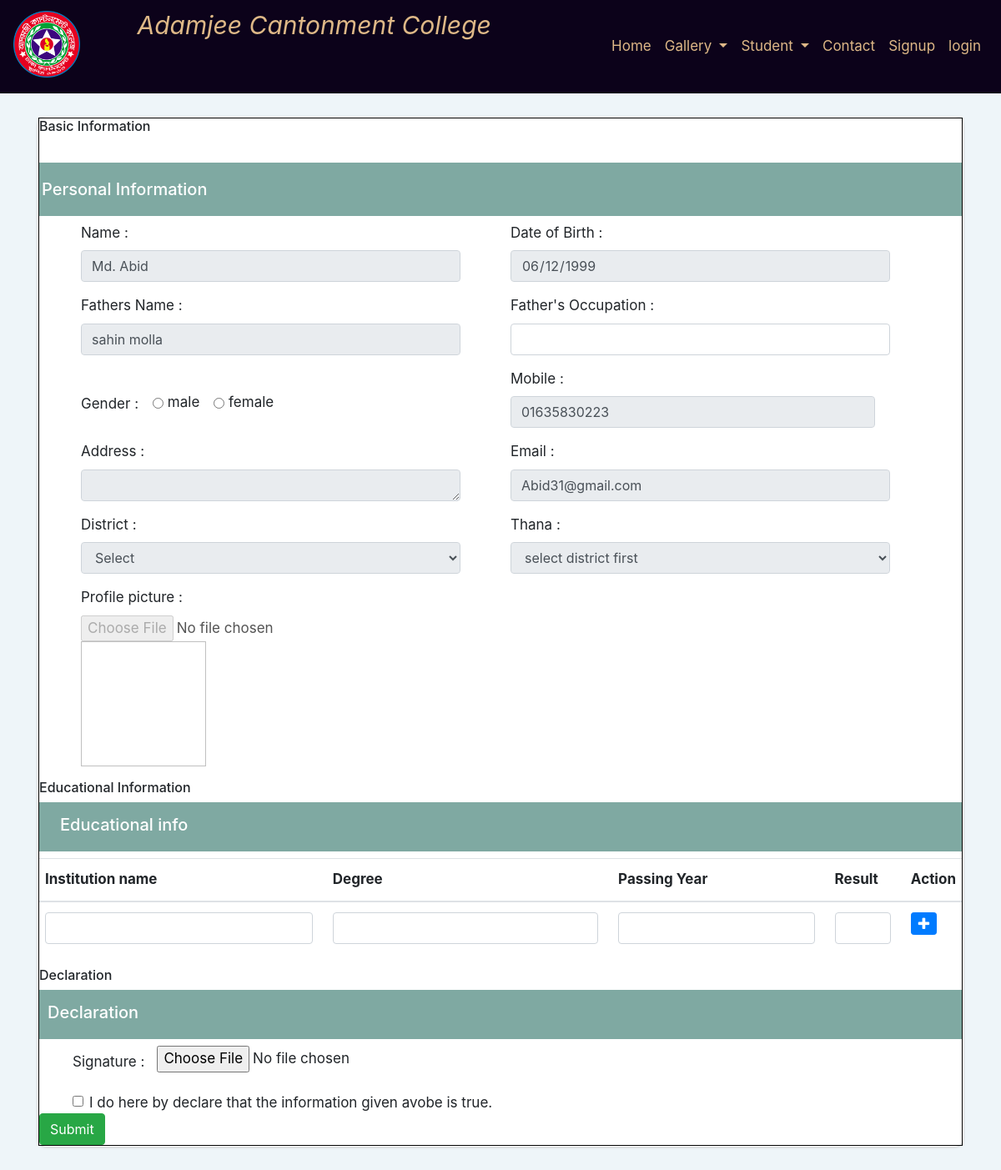
The app's page /link.php?id=144 with its own data.
### tables this page shows
CREATE TABLE `student_apps` (
  `id` int(11) NOT NULL,
  `name` varchar(20) DEFAULT NULL,
  `date_of_birth` date DEFAULT NULL,
  `fathers_name` varchar(20) DEFAULT NULL,
  `fathers_occupation` varchar(20) DEFAULT NULL,
  `gender` enum('Male','Female','Other','Not defined') DEFAULT 'Not defined',
  `mobile` varchar(20) DEFAULT NULL,
  `address` varchar(20) DEFAULT NULL,
  `profile_pic` varchar(255) DEFAULT NULL,
  `district` int(11) NOT NULL DEFAULT 0,
  `thana` int(11) NOT NULL DEFAULT 0,
  `email` varchar(100) NOT NULL,
  `accept_terms` tinyint(2) NOT NULL DEFAULT 0 COMMENT '1 = agree, 0 = disagree',
  `status` tinyint(4) NOT NULL DEFAULT 1 COMMENT '1 = active, 0 = inactive',
  `created_by` int(11) DEFAULT NULL,
  `created_at` datetime DEFAULT NULL,
  `updated_at` datetime DEFAULT NULL,
  `updated_by` int(11) DEFAULT NULL,
  `signature` varchar(255) DEFAULT NULL
);

### link.php (the view, shortened to what this page needs)
<?php
     include_once 'dbConfig.php';
      ?>
<!DOCTYPE html>
<html lang="en">
<head>
     <link rel="stylesheet" href="https://cdnjs.cloudflare.com/ajax/libs/bootstrap/4.6.2/css/bootstrap.min.css" />
<link rel="stylesheet"href="https://cdnjs.cloudflare.com/ajax/libs/font-awesome/4.7.0/css/font-awesome.min.css">
<link rel="stylesheet"href="https://cdnjs.cloudflare.com/ajax/libs/intl-tel-input/17.0.8/css/intlTelInput.css"/>
  <link rel="stylesheet" href="jquery-steps.css">
</head>
<body>
<?php include 'header.php'; ?>
<?php
  $id = $_GET['id'];
  $sql= "SELECT * FROM `student_apps` WHERE id=$id";
  $result= mysqli_query($db,$sql);
  $row= mysqli_fetch_assoc($result);
  $name =  $row['name'];
  $email = $row['email'];
  $gender = $row['gender'];
  $fathers_name = $row['fathers_name'];
  $mobile = $row['mobile'];
  $date_of_birth = $row['date_of_birth'];
  $address = $row['address'];
  $district = $row['district'];
  $thana = $row['thana'];
  $profile_pic = $row['profile_pic'];
?>
<div class="container">
  <div class="panel">
    <div class="panel-body wizard-content">
      <form id="example-form" action="insert.php" method="post" class="tab-wizard wizard-circle wizard clearfix">
    <h6>Basic Information</h6>
    <section>
      <br/>
      <div class="step1">
                  <div class="form-row">
                    <div class="form-group-row" style="width:90%;">
                        <h5 style=" background-color:rgb(127 169 162); padding-top: 20px;padding-bottom: 20px; padding-left: 33px;width: 124.2%; margin-left: -25px; margin-right:15px; color: white;"> Personal Information</h5>
                    </div>
                  </div>
                      <div class="form-row">
                        <div class="form-group col-md-5">
                      <label for="inputnamel4">Name :</label>
                      <input type="text" class="form-control" id="names" name="name" disabled value="<?php echo $name;?>">
                    </div>
                      <div class="form-group col-md-5">
                        <label for="inputbd4">Date of Birth : </label>
                        <input type="date" class="form-control" id="dob" name="date_of_birth" disabled value="<?php echo $date_of_birth;?>">
                      </div>
                      </div>
                      <div class="form-row">
                        <div class="form-group col-md-5">
                      <label for="inputfnamel4">Fathers Name :</label>
                      <input type="text" class="form-control" id="fname" name="fathers_name" disabled value="<?php echo $fathers_name;?>">
                    </div>
                      <div class="form-group col-md-5">
                        <label for="inputocc4">Father's Occupation : </label>
                        <input type="text" class="form-control" id="inputocc4" name="fathers_occupation">
                      </div>
                      </div>
                    <div class="form-row">
                    <div class="form-group col-md-5">
                      <div class="form-check form-check-inline"  style="margin-top: 30px;">
                        <label class="form-check-label" for="gender1">Gender :</label>
                      </div>
                      <div class="form-check form-check-inline">
                        <input class="form-check-input" type="radio" id="radio" value="Male" name="gender" value="<?php echo $gender;?>">
                        <label class="form-check-label" for="inlineRadio1">male</label>
                      </div>
                      <div class="form-check form-check-inline">
                        <input class="form-check-input" type="radio"  id="radio" value="Female" name="gender" value="<?php echo $gender;?>">
                        <label class="form-check-label" for="inlineRadio2">female</label>
                      </div>
                    </div>
                    <div class="form-group col-md-5">
                  <label for="mobile_code">Mobile :</label> <br>
                  <input type="number" class="form-control" id="phone" name="mobile"style="width:437px;" disabled value="<?php echo $mobile;?>">
                     </div>
                    </div>
                    <div class="form-row">
                        <div class="form-group col-md-5">
                       <label for="exampleFormControlTextarea1">Address :</label>
                       <textarea class="form-control" id="exampleFormControlTextarea1" rows="1" name="address" disabled value="<?php echo $address;?>"></textarea>
                         </div>
                        <div class="form-group col-md-5">
                          <label for="inputemail4">Email : </label>
                          <input type="email" class="form-control" id="email" name="email" disabled value="<?php echo $email;?>">
                        </div>
                       </div>
                       <div class="form-row">
                        <div class="form-group col-md-5">
                          <label for="exampleFormControlSelect1">District :</label>
                          <select class="form-control" id="district" name="district" disabled value="<?php echo $district;?>">
                            <option>Select</option>
                            </select>
                          </div>
                          <div class="form-group col-md-5">
                            <label for="inputthana4">Thana :</label>
                            <select class="form-control" id="thana" name="thana" disabled value="<?php echo $thana;?>">
                            <option value="">select district first</option>
                            </select>
                          </div>
                          </div>
                          <div class="form-row">
                        <div class="form-group col-md-5">
                        <label for="exampleFormControlFile1" >Profile picture :</label>
                         <input type="file" id="exampleFormControlFile1" name="profile_pic" disabled value="<?php echo $profile_pic;?>" class="form-control-file"onchange="previewFile(this);">
                         <img id="previewImg" style="height:150px"; width="150px" >
                        </div>
                          </div>
                          </div>
                          </section>
                <h6>Educational Information</h6>
               <section>
                 <div class="step2">
                        <h5 style=" margin-left:-20px; width:104%; background-color:rgb(127 169 162);">Educational info</h5>
                        <div class="form-row">
                        <table class="table" style="width:130%;" id="tb" >
                          <thead>
                            <tr id="row0">
                              <th scope="col">Institution name</th>
                              <th scope="col">Degree</th>
                              <th scope="col">Passing Year</th>
                              <th scope="col">Result</th>
                              <th scope="col">Action</th>
                            </tr>
                          </thead>
                          <tbody id="test-body">
                          <tr id="row0">
                            <td class="col-md-4"><input type="text" class="form-control" name="iname[]"></td>
                            <td class="col-md-4"><input type="text" class="form-control" name="year[]"></td>
                            <td class="col-md-3"><input type="text" class="form-control" name="degree[]" ></td>
                            <td class="col-md-3"><input type="text" class="form-control" name="result[]"></td>
                            <td>
                            <span id="add-row" class="btn btn-primary btn-sm fa fa-plus "></span>
                            </td>
                           </tr>
                           </tbody>
                          </table>
                          </div>
                        </div>
                      </section>
                <h6>Declaration</h6>
                   <section>
                    <div class="step3">
                              <h5 style=" margin-left: -20px; width:105%; background-color:rgb(127 169 162)";>Declaration</h5>
                              <div class="form-group row" style="margin-left: 40px;">
                                <label for="inputsig3" class="col-form-label">Signature :</label>
                                <div class="col-md-5">
                                 <input type="file" class="form-control-file" id="exampleFormControlFile1">
                                </div>
                                </div>
                                <div class="form-check">
                                  <input class="form-check-input" type="checkbox" value="" id="defaultCheck1">
                                  <label class="form-check-label" for="defaultCheck1">
                                    I do here by declare that the information given avobe is true.
                                  </label>
                                </div>
                                <input class="btn btn-success" type="submit" value="Submit">
                                </section>
                               </form>
                          </div>
                             </div>
                            </div>
</body>
</html>

### link.php (style rules this page uses)
#example-form { border:1px solid black; }

### records on screen
student_apps: name "Md. Abid", date_of_birth "06/12/1999", fathers_name "sahin molla", mobile "01635830223", email "Abid31@gmail.com", district "Select"
